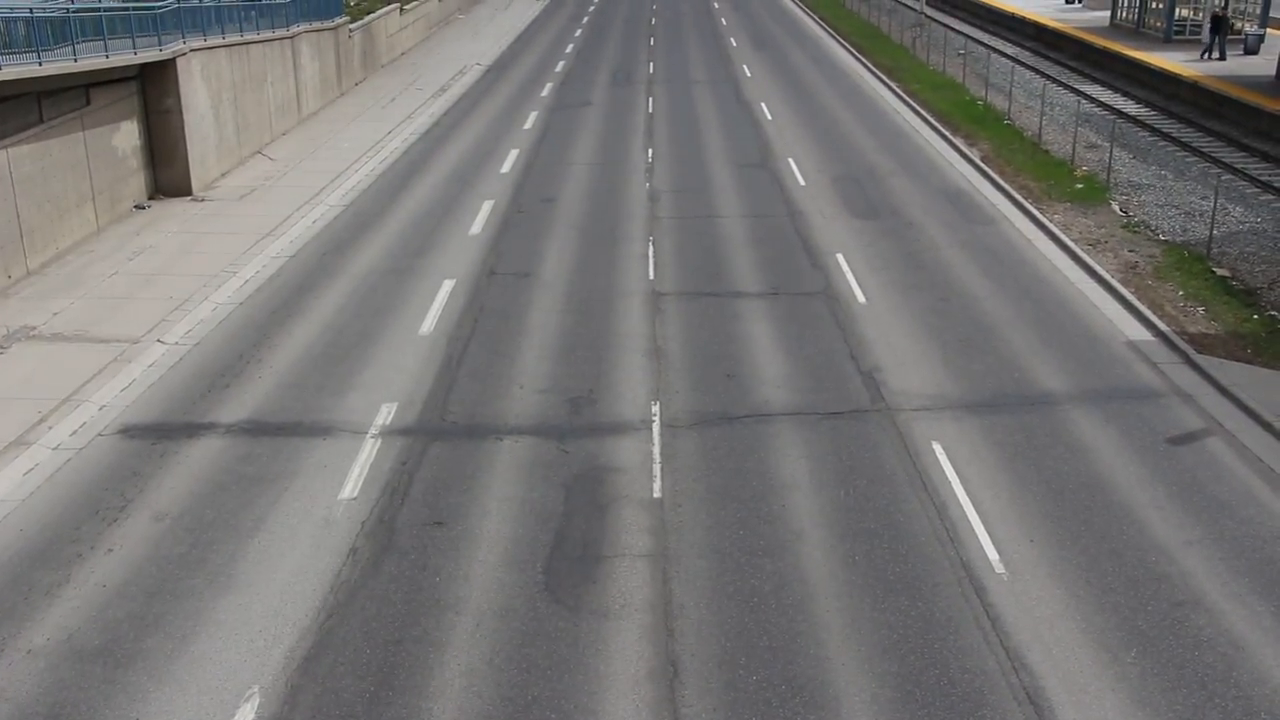
#> input picture frame 71 of video/input/highway.mp4, 1280 x 720 px
$ python mean_shift.py
#> lines starting #> are read from the running program, lines starting #| are printed output that depends on the picture; after the words box and inside, x2 and y2 are one past the last pixel; in counts of white or black regions, pixels touching at a corner belong together
# Thuật toán Meanshift có thể được hiểu đơn giản như sau: Giả sử bạn có một tập hợp các điểm (có thể là một dạng phân phối pixel giống như biểu đồ), bạn được cung cấp một cửa sổ nhỏ (có thể là một hình tròn) và bạn phải di chuyển cửa sổ đó đến vùng có mật độ điểm ảnh tối đa (hoặc số điểm tối đa)

# Để sử dụng thuật toán meanshift trong OpenCV, trước tiên chúng ta cần thiết lập mục tiêu, tìm biểu đồ của nó để chúng ta có thể dự đoán lại mục tiêu trên mỗi khung hình để tính toán meanshift. Chúng ta cũng cần cung cấp vị trí ban đầu của cửa sổ. Đối với biểu đồ, chỉ có thang màu Hue được xem xét ở đây. Ngoài ra, để tránh các giá trị sai do ánh sáng yếu, các giá trị ánh sáng yếu sẽ bị loại bỏ bằng cách sử dụng hàm cv2.inRange()

import numpy as np
import cv2

cap = cv2.VideoCapture('video/input/highway.mp4')

# take first frame of the video
ret,frame = cap.read()
#> frame is the input picture: shape (720, 1280, 3); mean B, G, R 117, 117.9, 119.2

# setup initial location of window
r,h,c,w = 100, 30, 650, 70  # simply hardcoded the values
track_window = (c,r,w,h)

# set up the ROI for tracking
roi = frame[r:r+h, c:c+w]
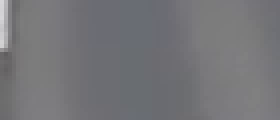
#> roi: shape (30, 70, 3) (shown 4 times larger); mean B, G, R 120, 116.6, 116.4
hsv_roi =  cv2.cvtColor(frame, cv2.COLOR_BGR2HSV)
#> hsv_roi: shape (720, 1280, 3); mean H, S, V 69.6, 13.7, 120.9
mask = cv2.inRange(hsv_roi, np.array((0., 60., 32.)), np.array((180.,255.,255.)))
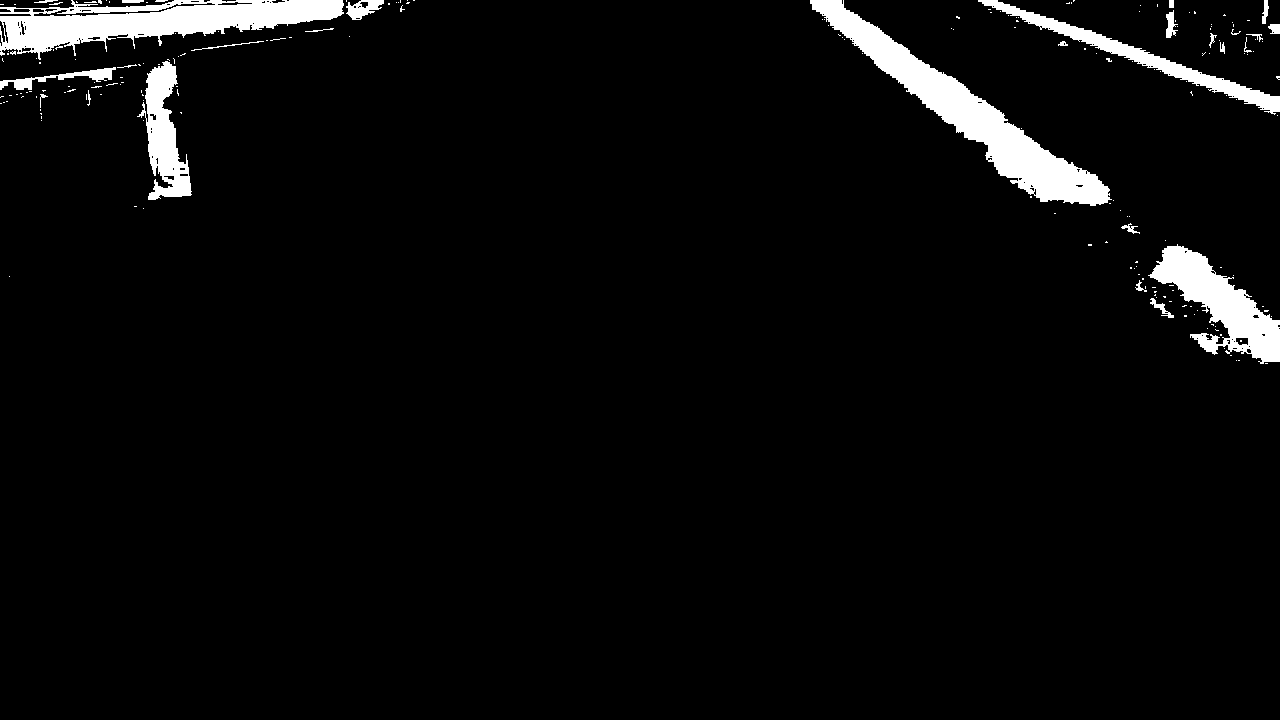
#> mask: shape (720, 1280); 4.2% white; 206 white regions (178 under 20 px), largest, box (x1, y1, x2, y2) and area: (810, 0, 1112, 206) 12034, (0, 0, 344, 60) 10226, (1148, 244, 1280, 364) 6284
roi_hist = cv2.calcHist([hsv_roi], [0], mask, [180], [0,180])
#> roi_hist = 180 values, max 3459 at index 41, min 0 at index 1, mean 217.1
cv2.normalize(roi_hist,roi_hist,0,255,cv2.NORM_MINMAX)

# Setup the termination criteria, either 10 iteration or move by atleast 1 pt
term_crit = (cv2.TERM_CRITERIA_EPS | cv2.TERM_CRITERIA_COUNT, 10, 1)

while(1):
    ret, frame = cap.read()

    if ret:
        hsv = cv2.cvtColor(frame, cv2.COLOR_BGR2HSV)
#> hsv: shape (720, 1280, 3); mean H, S, V 69.6, 13.8, 120.9
        dst = cv2.calcBackProject([hsv],[0],roi_hist,[0,180],1)
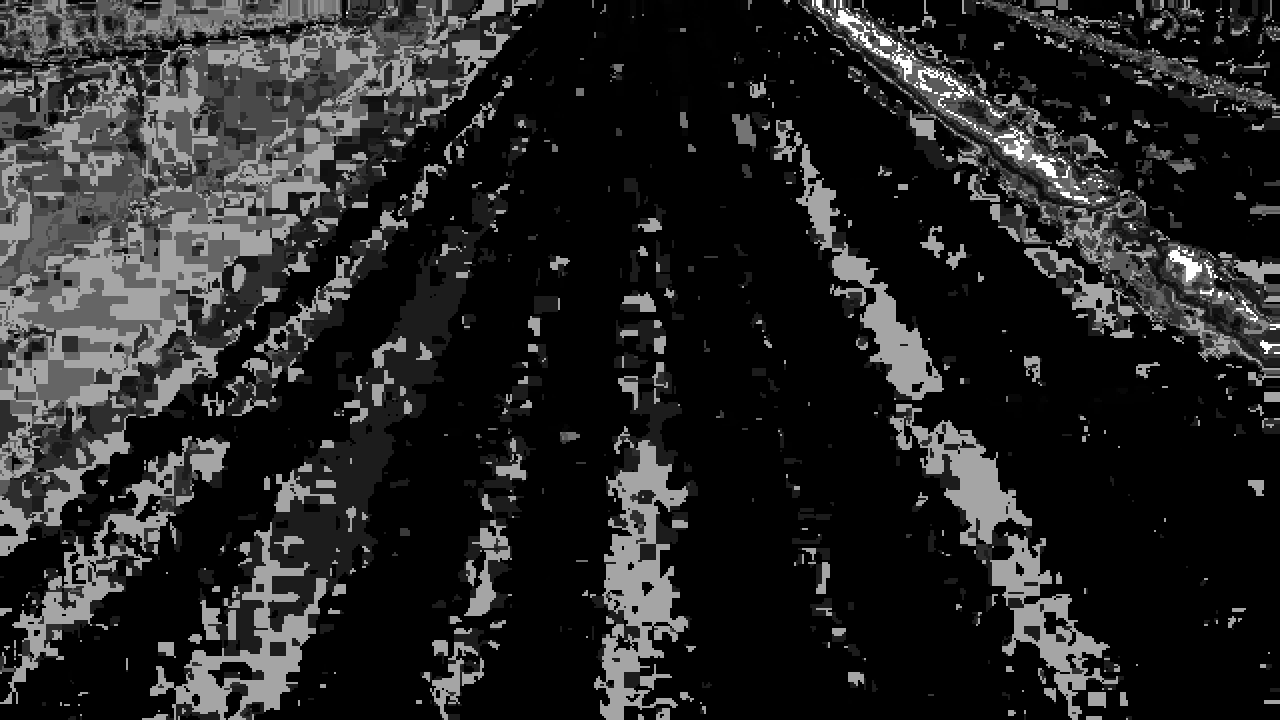
#> dst: shape (720, 1280); min 0, max 255, mean 37.3

        # apply meanshift to get the new location
        ret, track_window = cv2.meanShift(dst, track_window, term_crit)
#> ret = 2; track_window = (648, 105, 70, 30)

        # Draw it on image
        x,y,w,h = track_window
#> x = 648; y = 105; w = 70; h = 30
        img2 = cv2.rectangle(frame, (x,y), (x+w,y+h), 255,2)
        cv2.imshow('img2',img2)

        if x + w + 70 >= frame.shape[1] or y + h + 70 >= frame.shape[0]:
            # Reset the tracking window to its initial position
            track_window = (c, r, w, h)

        k = cv2.waitKey(60) & 0xff
#> (key Esc is pressed here)
        if k == 27:
            break
        else:
            cv2.imwrite('video/output/' + 'meanshift' + chr(k)+".jpg",img2)

    else:
        break

cv2.destroyAllWindows()
cap.release()

$ run again, starting later in the video
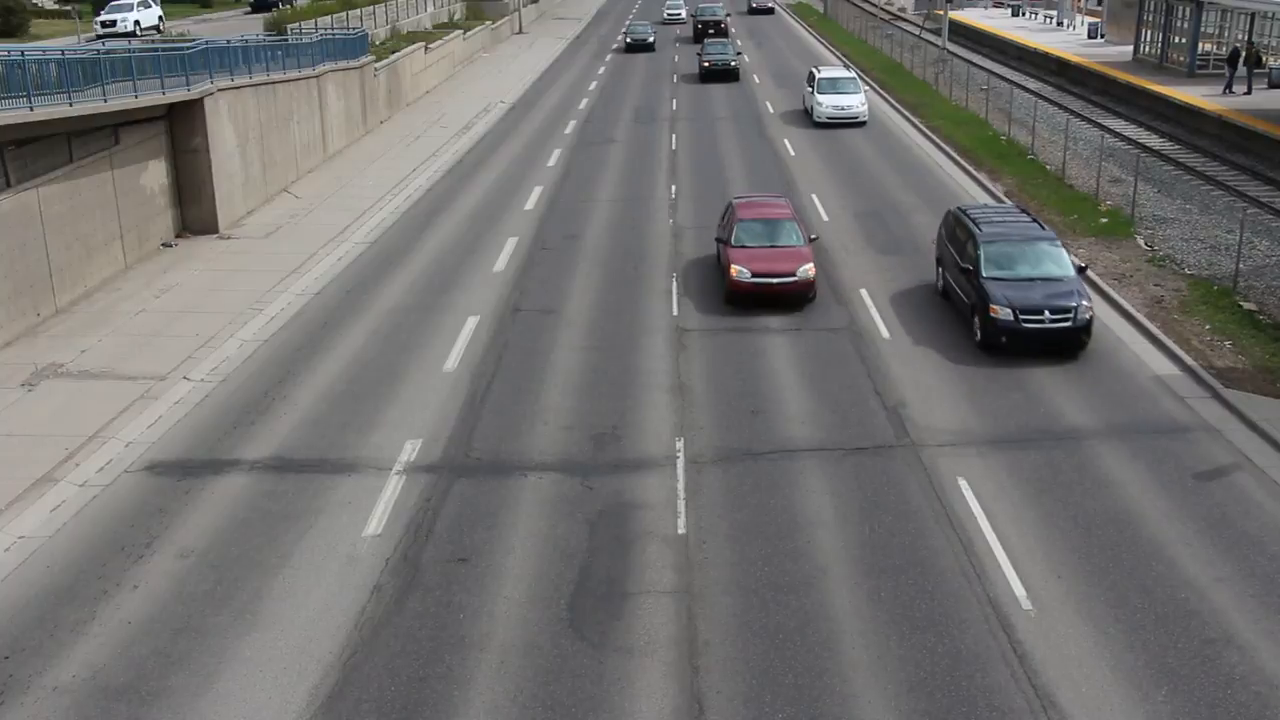
#> input picture frame 322 of video/input/highway.mp4, 1280 x 720 px
#> frame is the input picture: shape (720, 1280, 3); mean B, G, R 112.4, 113.7, 114.8
#> hsv_roi: shape (720, 1280, 3); mean H, S, V 65.6, 17.1, 117
#> `mask = cv2.inRange(hsv_roi, np.array((0., 60., 32.)), np.array((180.,2..`:
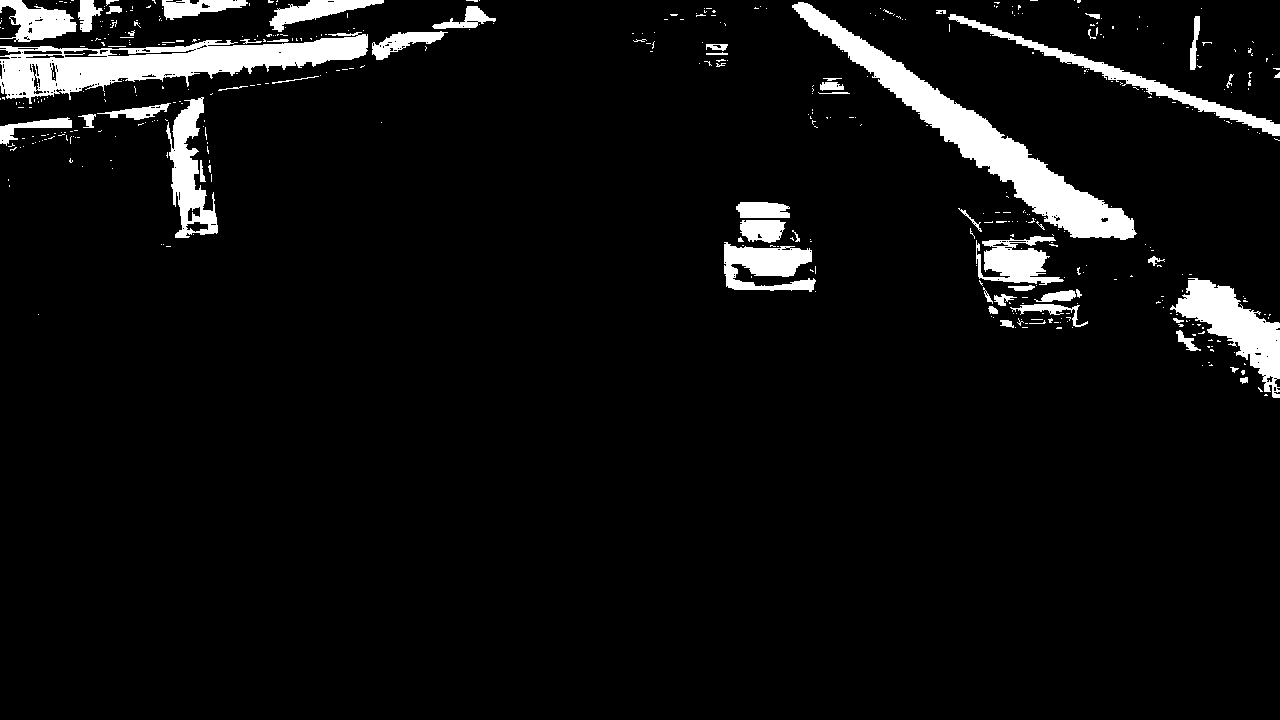
#> mask: shape (720, 1280); 5.9% white; 459 white regions (402 under 20 px), largest, box (x1, y1, x2, y2) and area: (792, 2, 1137, 240) 12752, (0, 32, 368, 104) 11023, (1170, 278, 1280, 398) 4947
#> roi_hist = 180 values, max 3540 at index 41, min 0 at index 52, mean 301.3
#> hsv: shape (720, 1280, 3); mean H, S, V 65.6, 17.3, 116.7
#> `dst = cv2.calcBackProject([hsv],[0],roi_hist,[0,180],1)`:
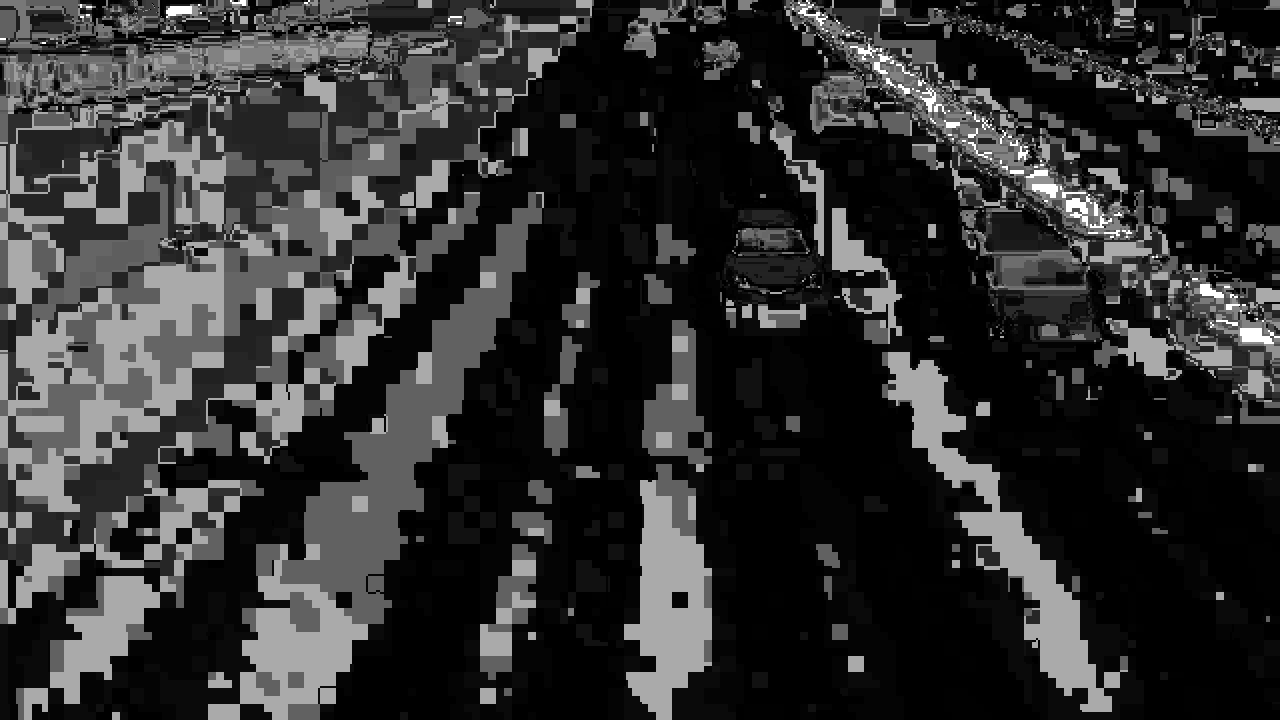
#> dst: shape (720, 1280); min 0, max 255, mean 49
#> ret = 4; track_window = (610, 105, 70, 30)
#> x = 610; y = 105; w = 70; h = 30

$ run again, starting later in the video
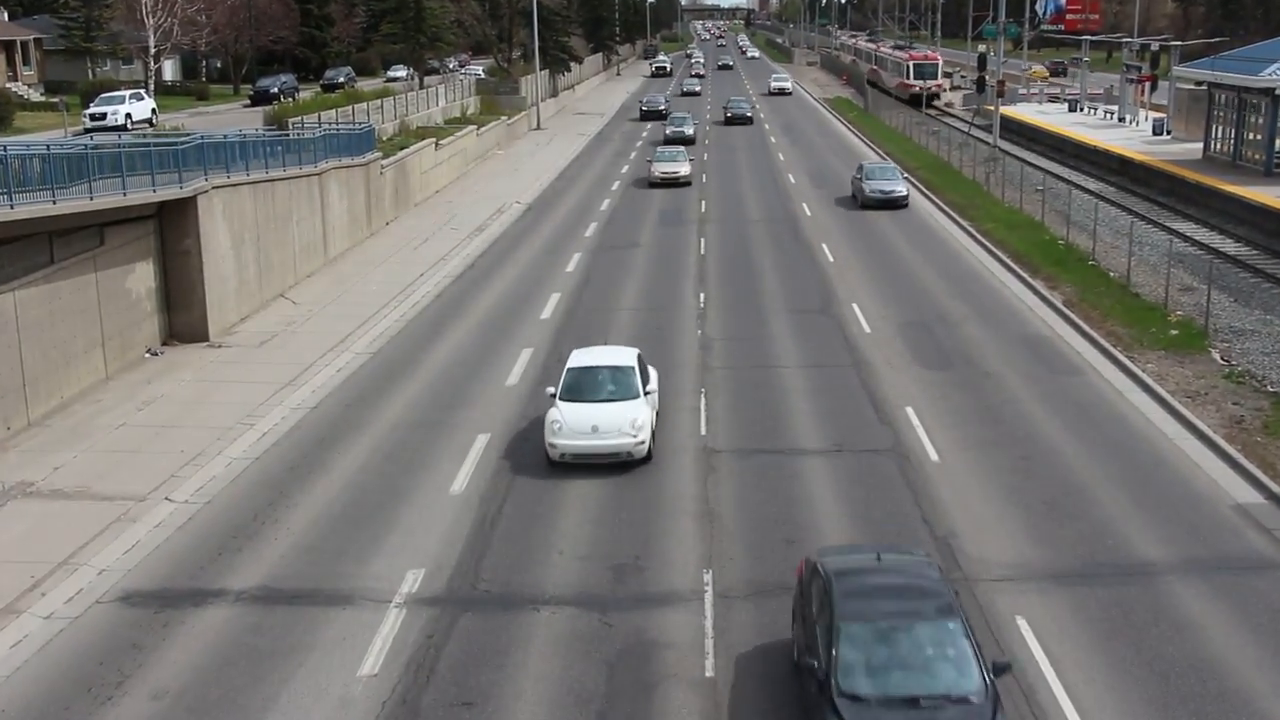
#> input picture frame 572 of video/input/highway.mp4, 1280 x 720 px
#> frame is the input picture: shape (720, 1280, 3); mean B, G, R 112.4, 114.3, 115.6
#> hsv_roi: shape (720, 1280, 3); mean H, S, V 64.1, 22.6, 118.4
#> `mask = cv2.inRange(hsv_roi, np.array((0., 60., 32.)), np.array((180.,2..`:
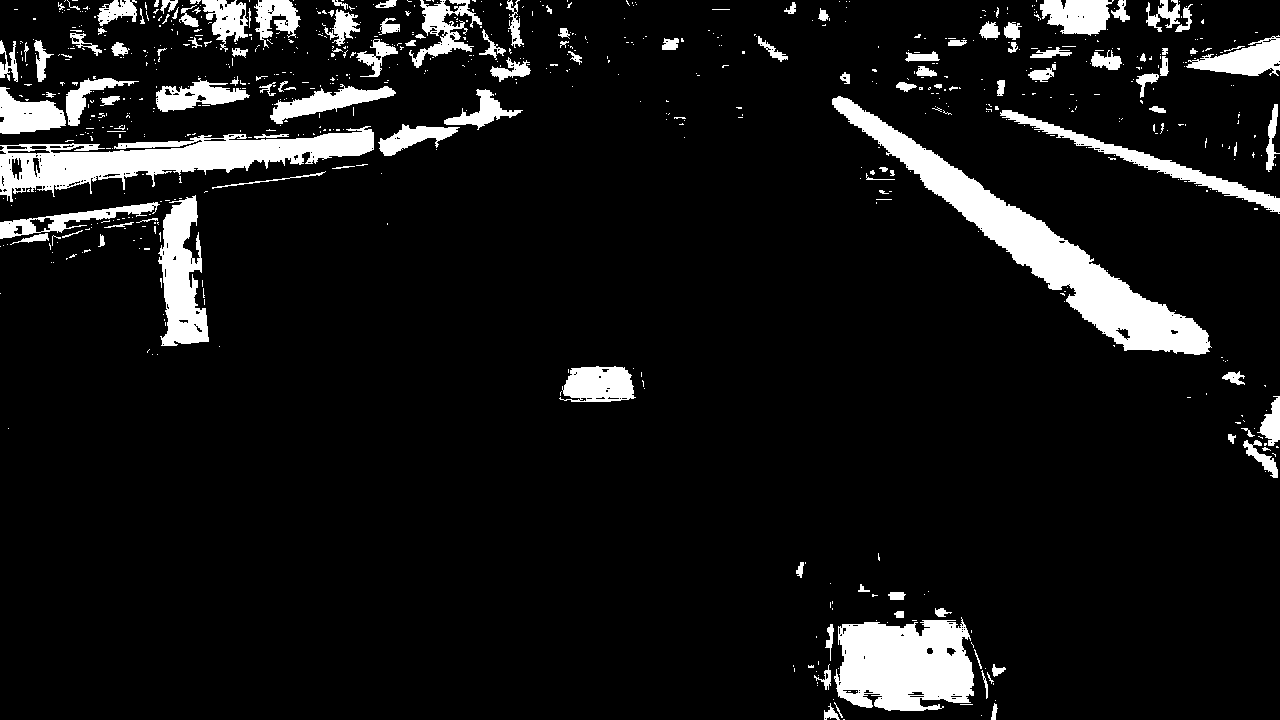
#> mask: shape (720, 1280); 8.9% white; 763 white regions (636 under 20 px), largest, box (x1, y1, x2, y2) and area: (832, 96, 1212, 355) 16201, (0, 126, 374, 202) 11210, (834, 617, 974, 711) 10302
#> roi_hist = 180 values, max 4134 at index 101, min 0 at index 52, mean 455.1
#> hsv: shape (720, 1280, 3); mean H, S, V 64.5, 22.5, 118.2
#> `dst = cv2.calcBackProject([hsv],[0],roi_hist,[0,180],1)`:
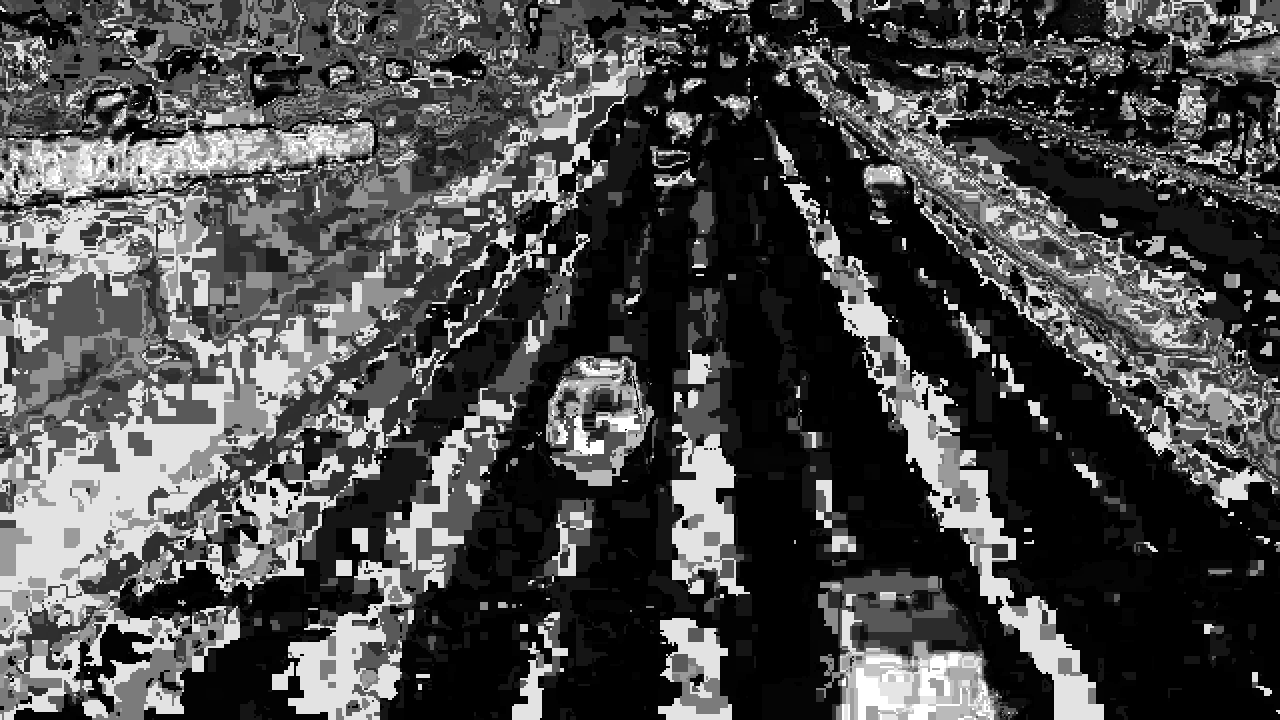
#> dst: shape (720, 1280); min 0, max 255, mean 75.5
#> ret = 3; track_window = (644, 106, 70, 30)
#> x = 644; y = 106; w = 70; h = 30
